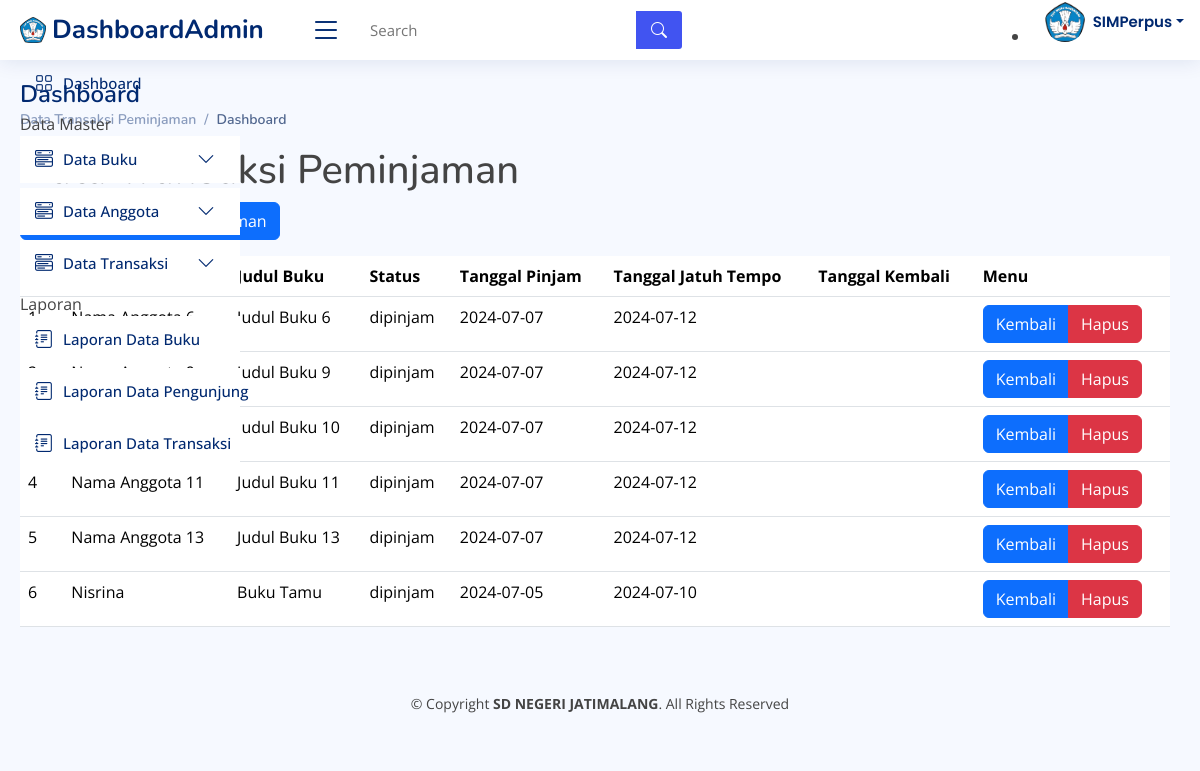
The app's page /datapeminjaman.php with its own data.
### tables this page shows
CREATE TABLE `peminjaman` (
  `id_peminjaman` int NOT NULL,
  `id_anggota` int NOT NULL,
  `nama` varchar(50) NOT NULL,
  `id_buku` int NOT NULL,
  `judul` varchar(255) NOT NULL,
  `tanggal_pinjam` date NOT NULL,
  `tanggal_jatuh_tempo` date NOT NULL,
  `tanggal_kembali` date DEFAULT NULL,
  `status` enum('dipinjam','dikembalikan','terlambat') DEFAULT 'dipinjam'
);

### datapeminjaman.php (the view)
<?php include('header.php'); ?>
<main id="main" class="main">
    <div class="pagetitle">
        <h1>Dashboard</h1>
        <nav>
            <ol class="breadcrumb">
                <li class="breadcrumb-item"><a href="datapengembalian.php">Data Transaksi Peminjaman</a></li>
                <li class="breadcrumb-item active">Dashboard</li>
            </ol>
        </nav>
    </div>
    <section class="section dashboard">
        <div class="content">
            <h1>Data Transaksi Peminjaman</h1>
            <a href="form_transaksi.php" class="btn btn-primary mb-3">Tambah Transaksi Peminjaman</a>
            <table class="table table-hover">
                <thead>
                    <tr>
                        <th scope="col">No</th>
                        <th scope="col">Nama</th>
                        <th scope="col">Judul Buku</th>
                        <th scope="col">Status</th>
                        <th scope="col">Tanggal Pinjam</th>
                        <th scope="col">Tanggal Jatuh Tempo</th>
                        <th scope="col">Tanggal Kembali</th>
                        <th scope="col">Menu</th>
                    </tr>
                </thead>
                <tbody>
                    <?php
                  include 'config/koneksi.php';
                  $anggota = mysqli_query($koneksi, "SELECT * FROM peminjaman WHERE status ='dipinjam'");
                  $no=1;
                  foreach($anggota as $key => $value) {
                ?>
                    <tr>
                        <td><?php echo $no++; ?></td>
                        <td><?php echo $value['nama']; ?></td>
                        <td><?php echo $value['judul']; ?></td>
                        <td><?php echo $value['status']; ?></td>
                        <td><?php echo $value['tanggal_pinjam']; ?></td>
                        <td><?php echo $value['tanggal_jatuh_tempo']; ?></td>
                        <td><?php echo $value['tanggal_kembali']; ?></td>
                        <td>
                            <div class="btn-group" role="group" aria-label="Basic example">
                                <a href="config/kembali_buku.php?id_peminjaman=<?php echo $value['id_peminjaman']; ?>"
                                    class="btn btn-primary">Kembali</a>
                                <a href="config/hapus_transaksi.php?id_peminjaman=<?php echo $value['id_peminjaman']; ?>"
                                    class="btn btn-danger"
                                    onclick="return confirm('yakin, data buku tersebut akan dihapus?');">Hapus</a>
                            </div>
                        </td>
                    </tr>
                    <?php } ?>
                </tbody>
            </table>
        </div>
    </section>
</main>
<?php include('footer.php'); ?>

### assets/css/style.css (style rules this page uses)
:root { scroll-behavior: smooth; }
body { font-family: "Open Sans", sans-serif; background: #f6f9ff; color: #444444; }
a { color: #4154f1; text-decoration: none; }
h1, h2, h3, h4, h5, h6 { font-family: "Nunito", sans-serif; }
#main { margin-top: 60px; padding: 20px 30px; transition: all 0.3s; }
.pagetitle { margin-bottom: 10px; }
.pagetitle h1 { font-size: 24px; margin-bottom: 0; font-weight: 600; color: #012970; }
.breadcrumb { font-size: 14px; font-family: "Nunito", sans-serif; color: #899bbd; font-weight: 600; }
.breadcrumb a { color: #899bbd; transition: 0.3s; }
.breadcrumb .breadcrumb-item::before { color: #899bbd; }
.breadcrumb .active { color: #51678f; font-weight: 600; }
#main { padding-left: 280px; }
@media (max-width: 1200px) { .header, #main { padding-left: 20px; } }

### records on screen
peminjaman: judul "Judul Buku 6", status "dipinjam", tanggal_pinjam "2024-07-07", tanggal_jatuh_tempo "2024-07-12"
peminjaman: judul "Judul Buku 9", status "dipinjam", tanggal_pinjam "2024-07-07", tanggal_jatuh_tempo "2024-07-12"
peminjaman: judul "Judul Buku 10", status "dipinjam", tanggal_pinjam "2024-07-07", tanggal_jatuh_tempo "2024-07-12"
peminjaman: nama "Nama Anggota 11", judul "Judul Buku 11", status "dipinjam", tanggal_pinjam "2024-07-07", tanggal_jatuh_tempo "2024-07-12"
peminjaman: nama "Nama Anggota 13", judul "Judul Buku 13", status "dipinjam", tanggal_pinjam "2024-07-07", tanggal_jatuh_tempo "2024-07-12"
peminjaman: nama "Nisrina", judul "Buku Tamu", status "dipinjam", tanggal_pinjam "2024-07-05", tanggal_jatuh_tempo "2024-07-10"
